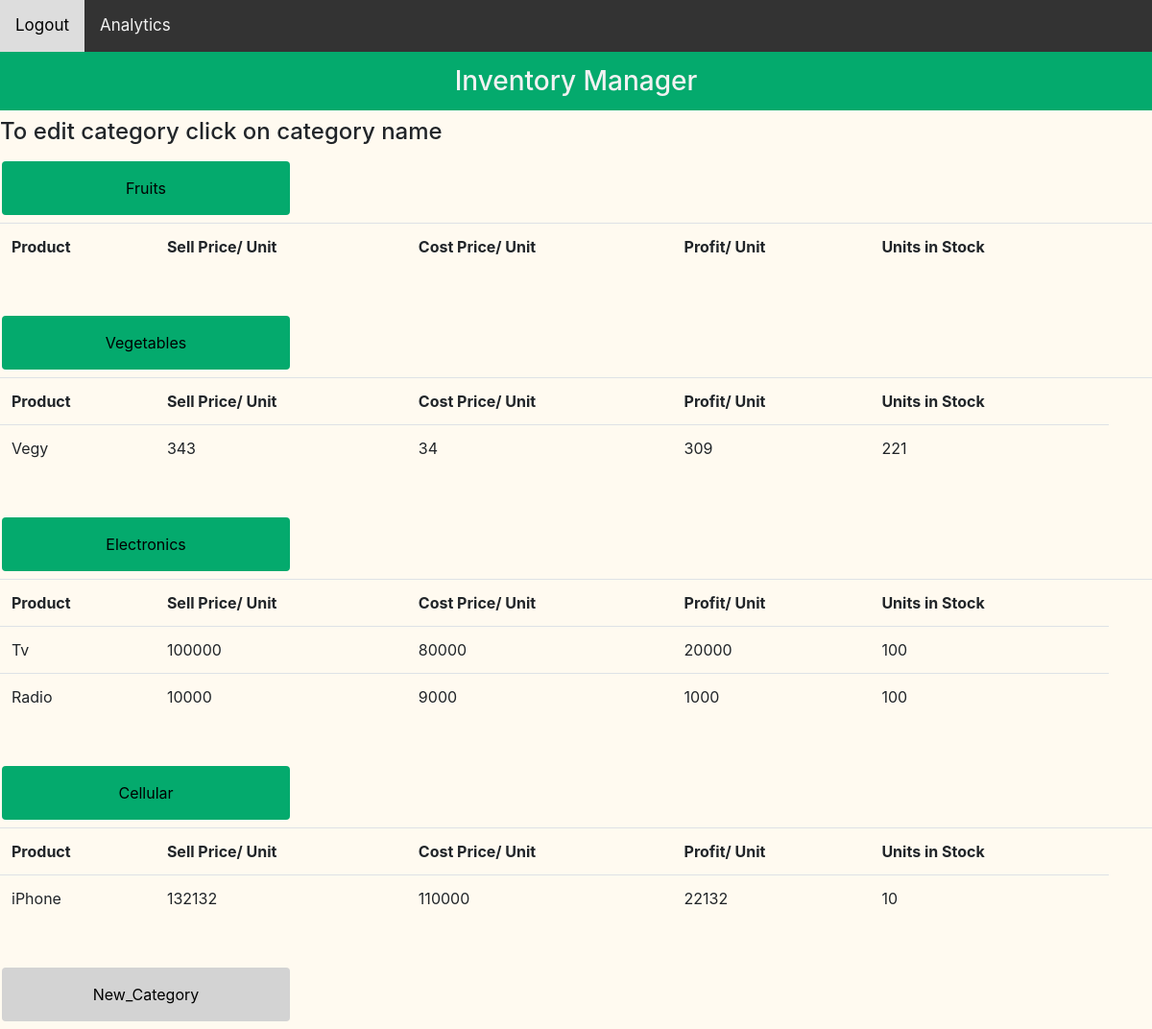
/list_category (signed in), run on the app's committed database.
### models.py (models this page shows)
class Category(db.Model):
	category_id = db.Column(db.Integer(), primary_key = True)
	category_name = db.Column(db.String(50), nullable = False)
	products = db.relationship('Product', backref='category')

class Product(db.Model):
	product_id = db.Column(db.Integer(), primary_key = True)
	product_name = db.Column(db.String(50), nullable = False)
	product_desc = db.Column(db.String(250), nullable = True)
	sell_price = db.Column(db.Integer(), nullable = False)
	cost_price = db.Column(db.Integer(), nullable = False)
	unit_of_measurement = db.Column(db.String(), nullable = False)
	discount = db.Column(db.Integer())
	product_quantity = db.Column(db.Integer(), nullable = False)
	expiry_date = db.Column(db.Date())
	product_category_id = db.Column(db.Integer(), db.ForeignKey('category.category_id'))

### main.py (the view)
@main.route('/list_category',methods=['GET'])
@login_required
def list_category():
	category_data = Category.query.all()
	return render_template("list_category.html", category_data=category_data)

### templates/list_category.html (shortened to what this page needs)
<!DOCTYPE html>
<html lang="en">
	<head>
		<link rel="stylesheet" href="https://cdn.jsdelivr.net/npm/bootstrap@4.0.0/dist/css/bootstrap.min.css">
		<link rel="stylesheet" href="{{ url_for('static', filename='styles.css') }}">
	</head>
	<body>
		<ul class="nav">
			<li class="nav-item">
			    <a class="nav-link" href="{{ url_for('auth.logout') }}">Logout</a>
			</li>
			<li class="nav-item">
			    <a class="nav-link" href="{{ url_for('main.analytics') }}">Analytics</a>
			</li>
		</ul>
		<h2> Inventory Manager </h2>
		<h4> To edit category click on category name </h4>
		{% for category in category_data %}
		<table id = "category-table" class="table">
		<tr><form action="/edit_category/{{ category.category_id }}" method="GET">
		<input type="submit" name="edit_category" value = "{{ category.category_name }}"/>
		</form>
			<th>Product</th>
			<th>Sell Price/ Unit</th>
			<th>Cost Price/ Unit</th>
			<th>Profit/ Unit</th>
			<th>Units in Stock</th>
			<th></th>
			{% for product in category.products %}
			<tr>
			<td>{{ product.product_name }}</td>
			<td>{{ product.sell_price }}</td>
			<td>{{ product.cost_price }}</td>
			<td>{{ product.sell_price|int - product.cost_price|int }}</td>
			<td>{{ product.product_quantity }}</td>
			</tr>
			{% endfor %}
		</table><br>
	{% endfor %}
		<form action="/add_category" method="GET">
		<input type="submit" style="justify-content: right; background-color: lightgrey;" name="add_new_category" value = "New_Category"/>
		</form>
	</body>
</html>

### static/styles.css (style rules this page uses)
ul { list-style-type: none; margin: 0; padding: 0; }
li { display: inline; }
.nav { background-color: #333; overflow: hidden; }
.nav a { float: left; color: #f2f2f2; text-align: center; padding: 14px 16px; text-decoration: none; font-size: 17px; }
body { background-color: floralwhite; opacity: 1; }
input { width: 25%; padding: 12px 20px; margin: 8px 0; box-sizing: border-box; border: 1px solid black; border-radius: 4px; background-color: whitesmoke; color: black; }
input[type=button], input[type=submit], input[type=reset] { background-color: #04AA6D; border: none; color: black; padding: 16px 32px; text-decoration: none; margin: 8px 2px; cursor: pointer; }
h2 { background-color: #04AA6D; float: center; color: #f2f2f2; text-align: center; padding: 14px 16px; font-size: 28px; }

### data on the page
Category: edit_category "Fruits"
Category: edit_category "Vegetables"
Product: product_name "Vegy", sell_price "343", cost_price "34", product.sell_price|int-product.cost_price|int "309", product_quantity "221"
Category: edit_category "Electronics"
Product: product_name "Tv", sell_price "100000", cost_price "80000", product.sell_price|int-product.cost_price|int "20000", product_quantity "100"
Product: product_name "Radio", sell_price "10000", cost_price "9000", product.sell_price|int-product.cost_price|int "1000", product_quantity "100"
Category: edit_category "Cellular"
Product: product_name "iPhone", sell_price "132132", cost_price "110000", product.sell_price|int-product.cost_price|int "22132", product_quantity "10"
